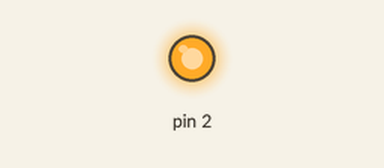
The sketch below on a simulated Arduino Uno, built with avr-gcc and run on an emulated ATmega328P. On the bench: output pins drawn as LEDs (lit = HIGH). What the sketch prints to the serial monitor is not drawn.

Above: at 0.1 s.
Timing chart, 0 to 1.6 s (numbered marks = the images above):
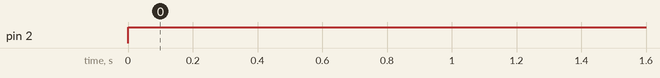

The sketch:

sketch_jul22b.ino
```cpp
#include <ModbusMaster.h>//modbusmaster库，版本号0.11.1


uint16_t m_startAddress = 20;//要读取的从站寄存器地址，
uint8_t m_length = 1;//从从站起始地址开始你需要读取的数据的长度
uint8_t result;//串口通信结果

ModbusMaster node(1);//对1号从站进行通信

void setup() {
  pinMode(2,OUTPUT);   //2号数字口为DE/RE口，控制数据方向
  node.begin(9600);//定义arduino与从站之间的串口波特率，传感器默认9600
  Serial.begin(9600);//初始化串口
}

void loop() {

  digitalWrite(2, HIGH);   //控制口高电平，主机开始呼叫从机
  result = node.readHoldingRegisters(m_startAddress, m_length);//调用相关函数

  if (result == node.ku8MBSuccess) {//如果通信成功
    digitalWrite(2,LOW);   //控制口低电平，主机开始接收信号
    Serial.print("DATA:");
    for (uint8_t j = 0; j < m_length; j++)
    {
      Serial.print( node.getResponseBuffer(j), DEC );//以DEC（十）进制显示你要的数据
    }
  }
  else {

    Serial.print("ERROR:");
    Serial.print(result, HEX);//以HEX（16）进制显示错误信息（E2：你的TX,RX断线，E0：你的485转ttl板子有问题）
  }
delay(500);//延时500毫秒

}
```

Measured:
- by itself, pin 2: LOW → HIGH at 0.00 s
